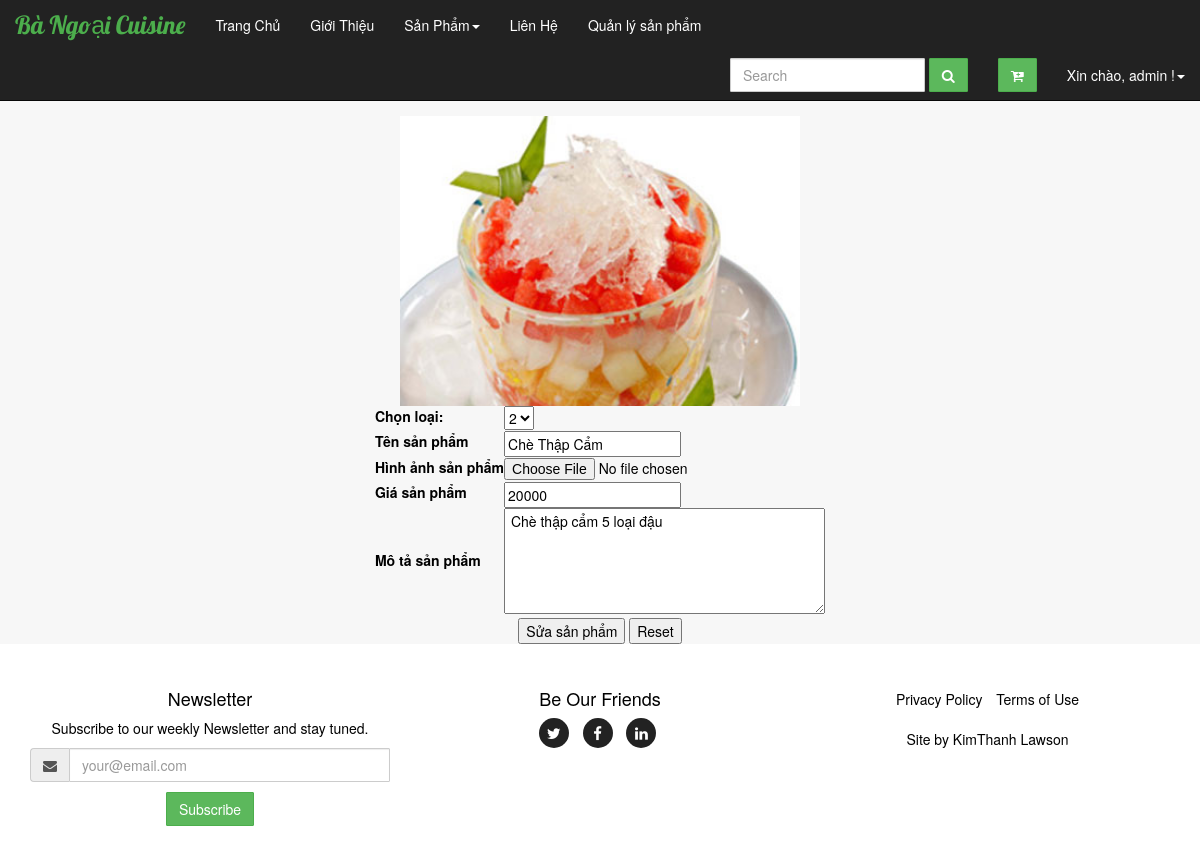
The app's page /Controller/index.php?action=edit_product&id=13 (signed in) with its own data.
### tables this page shows
CREATE TABLE IF NOT EXISTS `sanpham` (
  `SanPhamID` int(11) NOT NULL,
  `TenSanPham` varchar(50) NOT NULL,
  `Gia` int(12) NOT NULL,
  `DoCay` tinyint(1) NOT NULL,
  `ThichHopAnChay` tinyint(1) NOT NULL,
  `HinhSanPham1` varchar(255) NOT NULL,
  `HinhSanPham2` varchar(255) NOT NULL,
  `HinhSanPham3` varchar(255) NOT NULL,
  `HinhSanPham4` varchar(255) NOT NULL,
  `HinhSanPham5` varchar(255) NOT NULL,
  `LoaiID` int(11) NOT NULL,
  `MoTaSanPham` text NOT NULL
);

### model/connect.php (called while the page is built, shortened)
<?php
       class connect {
           var $db=null;
           public function __construct()
           {
               $dsn='mysql:host=localhost;dbname=bangoaicuisine';
               $user='root';
               $pass='';
               $this->db=new PDO($dsn,$user,$pass, array(PDO::MYSQL_ATTR_INIT_COMMAND => "SET NAMES utf8"));
           }
            public function getInstance($select)
            {
               $results = $this->db->query($select);
               $result = $results->fetch();
               return $result;
            }
       }
       ?>

### model/product.php (called while the page is built, shortened)
<?php
class Products {
     function getProductById($id)
     {
         $db = new connect();
         $select = "select * from sanpham where SanPhamID=$id";
         $result=$db->getInstance($select);
         return $result;
     }
}
?>

### view/admin/edit_product.php (the view, shortened to what this page needs)
<?php include "../view/website/header.php";
$objQuest = new Products();
$quest = $objQuest->getProductById($_GET['id']);
$tensanpham = $quest[1];
$hinhsanpham1 = $quest[5];
$LoaiID = $quest[10];
$mota = $quest[11];
$gia = $quest[2];
?>
<section id="portfolio" class="bg-light-gray">
    <div class="container">
        <center><h1 style=" margin: 20px; color: #900; font-size: 24px;">Chỉnh sửa sản phẩm</h1></center>
        <form action="index.php?action=edit_product_action" method="post" enctype="multipart/form-data">
        <center><table>
            <tr><td colspan="2" align="center"><img src="../view/website/img/<?php echo "$hinhsanpham1" ?>" width="400px"/></td></tr>
           <tr>
                <td>
                    <label for="loaiid">Chọn loại:</label></td>
                <td align="left">
                    <select name="loaiid">
                        <?php echo'<option>'."$LoaiID".'</option>' ?>
                            </select>
                </td>
            </tr>
            <tr>
                <td>
                    <label for="txtTenSP">Tên sản phẩm</label></td>
                 <td align="left">
                     <input type="text" name="txtTenSP" value="<?php echo "$tensanpham" ?>">
                 </td>
            </tr>
            <tr>
                <td>
                    <label for="file">Hình ảnh sản phẩm</label></td>
                 <td align="left">
                     <input type="file" name="file" id="file" >
                 </td>
            </tr>
            <tr>
                <td>
                    <label for="txtGiaSP">Giá sản phẩm</label></td>
                 <td align="left">
                     <input type="text" name="txtGiaSP"  value="<?php echo "$gia" ?>">
                 </td>
            </tr>
            <tr>
                <td>
                    <label for="txtMotaSP">Mô tả sản phẩm</label></td>
                 <td align="left">
                     <textarea name="txtMotaSP" cols="40" rows="5"> <?php echo "$mota" ?></textarea>
                 </td>
            </tr>
            <tr>
                <td colspan="2" align="center">
                <input type="submit" name="submit" value="Sửa sản phẩm" />
                <input type="reset"  value="Reset"/></td>
            </tr>
        </table></center>
        </form>
    </div>
</section>
<?php include "../view/website/footer.php";?>

### view/website/css/jumbotron.css (style rules this page uses)
body { padding-top: 50px; padding-bottom: 20px; }

### view/website/css/custom.css (style rules this page uses)
body { color:#000; font-size:14px; }
#portfolio * { z-index: 2; }
.bg-light-gray { background-color: #f7f7f7; }
.container { border: none; }

### records on screen
sanpham: HinhSanPham1 (picture), loaiid "2", txtTenSP "Chè Thập Cẩm", txtGiaSP "20000", txtMotaSP "Chè thập cẩm 5 loại đậu"

### other values on screen
$_SESSION['user'] "admin"
